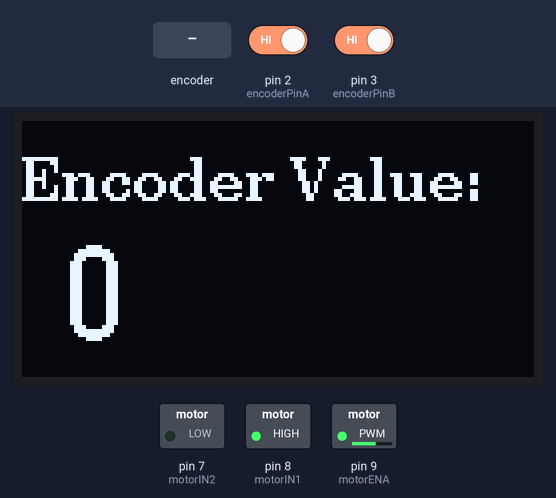
This sketch was run on a simulated Arduino Uno, built with avr-gcc and run on an emulated ATmega328P. On the bench: 128×64 one-colour display, switched loads named in the sketch (green lamp = pin HIGH). The inputs (shaded band) are chosen by the test bench; at power-on: pin 2 (encoderPinA) HIGH, pin 3 (encoderPinB) HIGH.

Above: at 1.2 s.
1.3 s: rotary encoder on pin 2 (encoderPinA) / pin 3 (encoderPinB) turned 3 steps (first pin leading)
At 2.6 s:
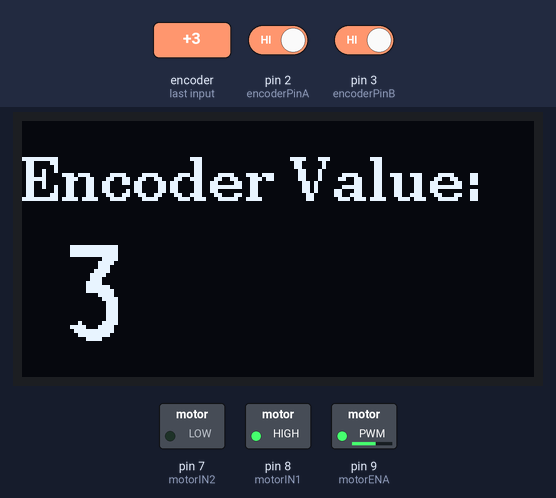
3.4 s: rotary encoder on pin 2 (encoderPinA) / pin 3 (encoderPinB) turned 1 step (first pin leading)
At 4.3 s:
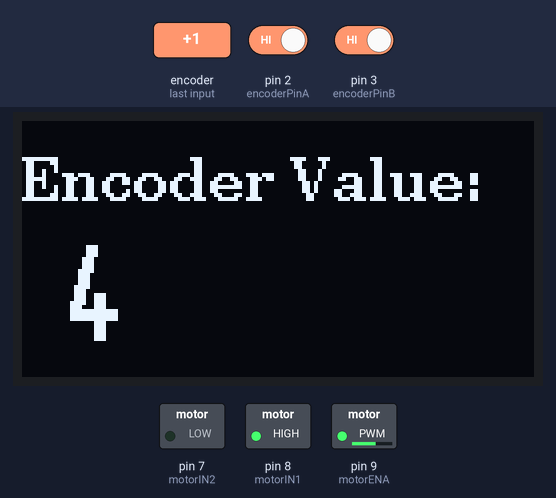
5.1 s: rotary encoder on pin 2 (encoderPinA) / pin 3 (encoderPinB) turned 1 step (first pin leading)
At 6.7 s:
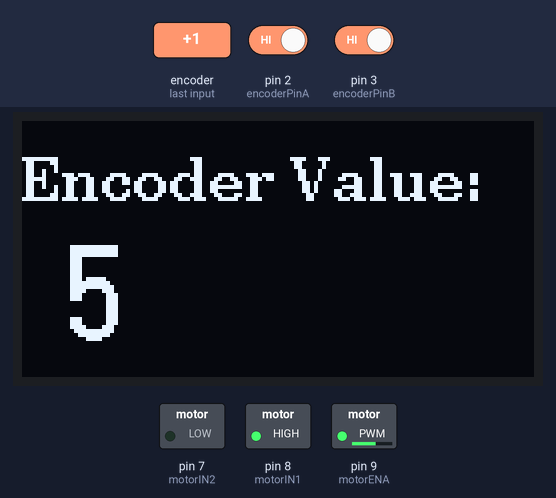
Timing chart, 0 to 8.2 s (numbered marks = the images above; inputs shaded):
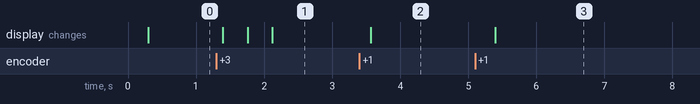

Measured:
- after the input at 1.3 s, the display: first changes after 0.09 s (image 1 shows a later state)
- after the input at 3.4 s, the display: changes after 0.17 s (image 2)
- after the input at 5.1 s, the display: changes after 0.30 s (image 3)

The sketch:

encoder.ino
```cpp
#include <Arduino.h>
#include <U8g2lib.h>
#include <Wire.h>

// Cấu hình màn hình OLED 1.3 inch (SH1106) sử dụng I2C
U8G2_SH1106_128X64_NONAME_1_HW_I2C u8g2(U8G2_R0, /* reset=*/ U8X8_PIN_NONE);

// Khai báo chân kết nối
const int encoderPinA = 2;
const int encoderPinB = 3;
const int motorENA = 9;
const int motorIN1 = 8;
const int motorIN2 = 7;

volatile long encoderCount = 0; // Biến lưu số xung, dùng volatile vì nằm trong ngắt

void setup() {
  // Cấu hình chân Motor
  pinMode(motorENA, OUTPUT);
  pinMode(motorIN1, OUTPUT);
  pinMode(motorIN2, OUTPUT);

  // Cấu hình chân Encoder
  pinMode(encoderPinA, INPUT_PULLUP);
  pinMode(encoderPinB, INPUT_PULLUP);

  // Thiết lập ngắt khi chân A thay đổi trạng thái
  attachInterrupt(digitalPinToInterrupt(encoderPinA), readEncoder, RISING);

  // Khởi tạo OLED
  u8g2.begin();

  // Chạy động cơ thử nghiệm (tốc độ 150/255)
  digitalWrite(motorIN1, HIGH);
  digitalWrite(motorIN2, LOW);
  analogWrite(motorENA, 150);
}

void loop() {
  u8g2.firstPage();
  do {
    // Nội dung vẽ đặt ở đây
    u8g2.setFont(u8g2_font_ncenB10_tr);
    u8g2.drawStr(0, 20, "Encoder Value:");

    char buf[10];
    ltoa(encoderCount, buf, 10);
    u8g2.setFont(u8g2_font_logisoso24_tf);
    u8g2.drawStr(10, 55, buf);

  } while ( u8g2.nextPage() );

  delay(100);
}

// Hàm xử lý ngắt để đọc Encoder
void readEncoder() {
  if (digitalRead(encoderPinB) == LOW) {
    encoderCount++;
  } else {
    encoderCount--;
  }
}
```
